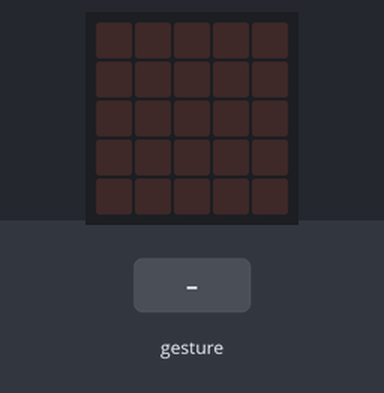
Bench run of a program on a simulated BBC micro:bit (MakeCode). Shown: the board's 5×5 LED display. The test bench sets the inputs (shaded band). Random numbers come from a fixed seed; a tilt is held for 1.5 s and a shake lasts 1 s, then the board lies face up again.

Above: at 1.2 s.
1.3 s: gesture 'shake'
At 1.9 s:
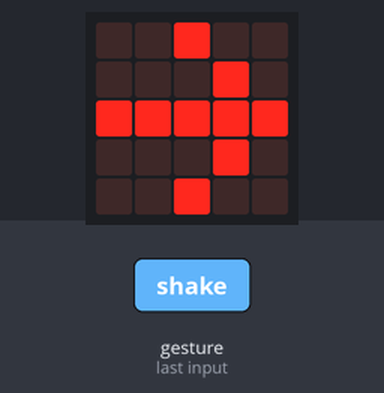
At 4.0 s:
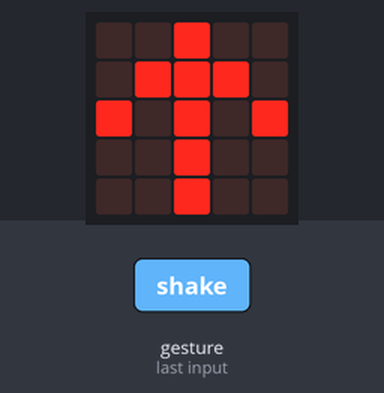
7.3 s: gesture 'logo down'
At 10.8 s:
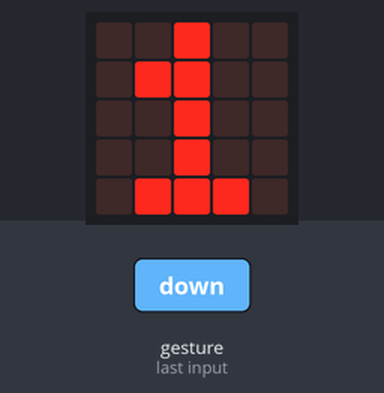
Timing chart, 0 to 12.3 s (numbered marks = the images above; inputs shaded):
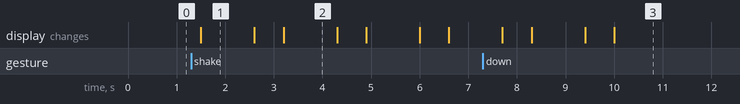

Measured:
- after the input at 1.3 s, the display: changes after 0.20 s (image 1)
- what the display in image 1 shows lasts 1.1 s, from 1.5 s to 2.6 s

The program:

main.ts
```typescript
let 分數 = 0
let 要求姿勢 = 0
input.onGesture(Gesture.Shake, function () {
    分數 = 0
    for (let index = 0; index < 5; index++) {
        要求姿勢 = randint(0, 3) * 2
        basic.showArrow(要求姿勢)
        basic.pause(500)
        if (要求姿勢 == 0 && input.isGesture(Gesture.LogoDown)) {
            basic.showIcon(IconNames.Yes)
            分數 += 1
        } else if (要求姿勢 == 2 && input.isGesture(Gesture.TiltRight)) {
            basic.showIcon(IconNames.Yes)
            分數 += 1
        } else if (要求姿勢 == 4 && input.isGesture(Gesture.LogoUp)) {
            basic.showIcon(IconNames.Yes)
            分數 += 1
        } else if (要求姿勢 == 6 && input.isGesture(Gesture.TiltLeft)) {
            basic.showIcon(IconNames.Yes)
            分數 += 1
        } else {
            basic.showIcon(IconNames.No)
        }
    }
    basic.showNumber(分數)
})
```

test.ts
```typescript
// 在這裡測試；當此封包作為擴充功能時，將不會編譯此內容。
```
